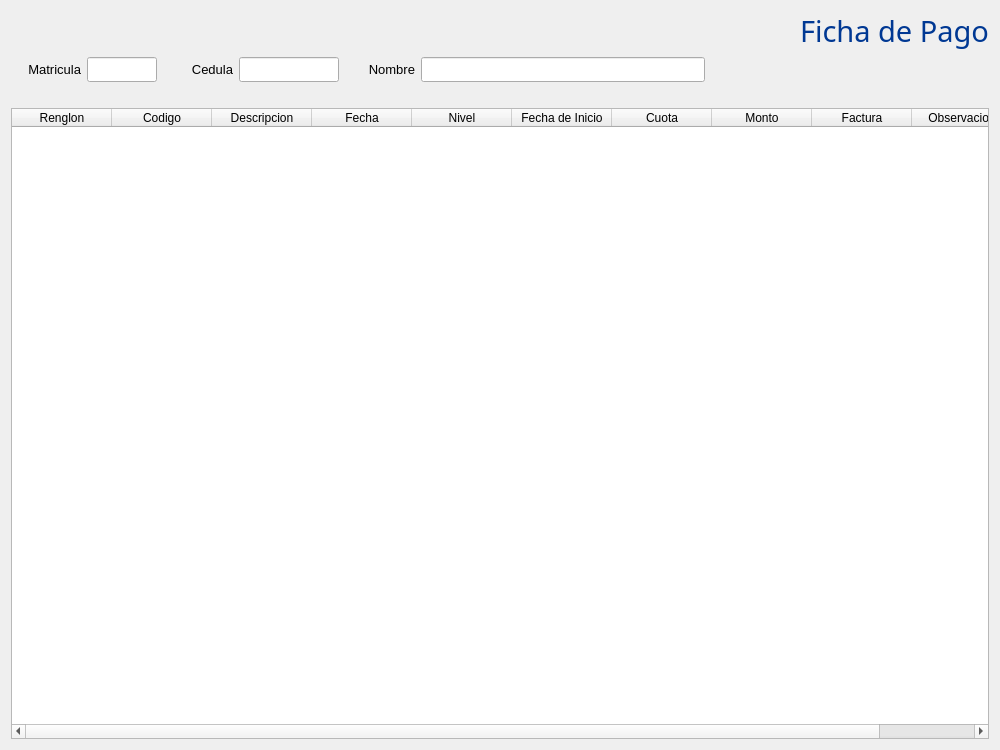
<?xml version="1.0" encoding="UTF-8"?>
<ui version="4.0">
 <class>pago</class>
 <widget class="QWidget" name="pago">
  <property name="geometry">
   <rect>
    <x>0</x>
    <y>0</y>
    <width>1000</width>
    <height>750</height>
   </rect>
  </property>
  <property name="maximumSize">
   <size>
    <width>1000</width>
    <height>750</height>
   </size>
  </property>
  <property name="windowTitle">
   <string>Form</string>
  </property>
  <layout class="QVBoxLayout" name="verticalLayout">
   <item>
    <widget class="QLabel" name="label_4">
     <property name="font">
      <font>
       <family>Gill Sans MT</family>
       <pointsize>22</pointsize>
       <weight>50</weight>
       <italic>false</italic>
       <bold>false</bold>
      </font>
     </property>
     <property name="styleSheet">
      <string notr="true">font: 22pt &quot;Gill Sans MT&quot;;
color: rgb(00,56,147);</string>
     </property>
     <property name="text">
      <string>Ficha de Pago</string>
     </property>
     <property name="alignment">
      <set>Qt::AlignRight|Qt::AlignTrailing|Qt::AlignVCenter</set>
     </property>
    </widget>
   </item>
   <item>
    <layout class="QHBoxLayout" name="horizontalLayout">
     <item>
      <widget class="QLabel" name="label_3">
       <property name="minimumSize">
        <size>
         <width>70</width>
         <height>0</height>
        </size>
       </property>
       <property name="font">
        <font>
         <family>Segoe UI</family>
         <pointsize>10</pointsize>
        </font>
       </property>
       <property name="text">
        <string>Matricula</string>
       </property>
       <property name="alignment">
        <set>Qt::AlignRight|Qt::AlignTrailing|Qt::AlignVCenter</set>
       </property>
      </widget>
     </item>
     <item>
      <widget class="QLineEdit" name="matricula">
       <property name="minimumSize">
        <size>
         <width>0</width>
         <height>25</height>
        </size>
       </property>
       <property name="maximumSize">
        <size>
         <width>70</width>
         <height>16777215</height>
        </size>
       </property>
       <property name="font">
        <font>
         <family>Segoe UI</family>
         <pointsize>9</pointsize>
        </font>
       </property>
      </widget>
     </item>
     <item>
      <widget class="QLabel" name="label_2">
       <property name="minimumSize">
        <size>
         <width>70</width>
         <height>0</height>
        </size>
       </property>
       <property name="font">
        <font>
         <family>Segoe UI</family>
         <pointsize>10</pointsize>
        </font>
       </property>
       <property name="text">
        <string>Cedula</string>
       </property>
       <property name="alignment">
        <set>Qt::AlignRight|Qt::AlignTrailing|Qt::AlignVCenter</set>
       </property>
      </widget>
     </item>
     <item>
      <widget class="QLineEdit" name="cedula">
       <property name="minimumSize">
        <size>
         <width>0</width>
         <height>25</height>
        </size>
       </property>
       <property name="maximumSize">
        <size>
         <width>100</width>
         <height>16777215</height>
        </size>
       </property>
       <property name="font">
        <font>
         <family>Segoe UI</family>
         <pointsize>9</pointsize>
        </font>
       </property>
      </widget>
     </item>
     <item>
      <widget class="QLabel" name="label">
       <property name="minimumSize">
        <size>
         <width>70</width>
         <height>0</height>
        </size>
       </property>
       <property name="font">
        <font>
         <family>Segoe UI</family>
         <pointsize>10</pointsize>
        </font>
       </property>
       <property name="text">
        <string>Nombre</string>
       </property>
       <property name="alignment">
        <set>Qt::AlignRight|Qt::AlignTrailing|Qt::AlignVCenter</set>
       </property>
      </widget>
     </item>
     <item>
      <widget class="QLineEdit" name="nombre">
       <property name="minimumSize">
        <size>
         <width>0</width>
         <height>25</height>
        </size>
       </property>
       <property name="maximumSize">
        <size>
         <width>300</width>
         <height>16777215</height>
        </size>
       </property>
      </widget>
     </item>
     <item>
      <spacer name="horizontalSpacer">
       <property name="orientation">
        <enum>Qt::Horizontal</enum>
       </property>
       <property name="sizeHint" stdset="0">
        <size>
         <width>40</width>
         <height>20</height>
        </size>
       </property>
      </spacer>
     </item>
    </layout>
   </item>
   <item>
    <spacer name="verticalSpacer">
     <property name="orientation">
      <enum>Qt::Vertical</enum>
     </property>
     <property name="sizeType">
      <enum>QSizePolicy::Minimum</enum>
     </property>
     <property name="sizeHint" stdset="0">
      <size>
       <width>20</width>
       <height>20</height>
      </size>
     </property>
    </spacer>
   </item>
   <item>
    <widget class="QTableWidget" name="tabla">
     <property name="maximumSize">
      <size>
       <width>1000</width>
       <height>750</height>
      </size>
     </property>
     <property name="font">
      <font>
       <family>Segoe UI</family>
       <pointsize>9</pointsize>
      </font>
     </property>
     <column>
      <property name="text">
       <string>Renglon</string>
      </property>
     </column>
     <column>
      <property name="text">
       <string>Codigo</string>
      </property>
     </column>
     <column>
      <property name="text">
       <string>Descripcion</string>
      </property>
     </column>
     <column>
      <property name="text">
       <string>Fecha</string>
      </property>
     </column>
     <column>
      <property name="text">
       <string>Nivel</string>
      </property>
     </column>
     <column>
      <property name="text">
       <string>Fecha de Inicio</string>
      </property>
     </column>
     <column>
      <property name="text">
       <string>Cuota</string>
      </property>
     </column>
     <column>
      <property name="text">
       <string>Monto</string>
      </property>
     </column>
     <column>
      <property name="text">
       <string>Factura</string>
      </property>
     </column>
     <column>
      <property name="text">
       <string>Observacion</string>
      </property>
     </column>
    </widget>
   </item>
  </layout>
 </widget>
 <resources/>
 <connections/>
</ui>
